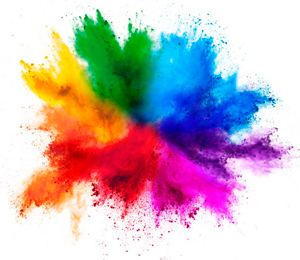
#> input picture TP3 - Diplomatura/imagenes/imagen_cualquiera_mediana.jpg, 300 x 260 px, found by its file name
$ python TP3_Ejer15_OPENCV.py
#> lines starting #> are read from the running program, lines starting #| are printed output that depends on the picture
### TP3 - Diplomatura/TP3_Ejer11_OPENCV.py
# 11. Implementar 3 funciones, cada una se encargará de eliminar uno de los tonos de una imagen
# cualquiera. Las funciones llamadas quitar rojo, quitar azul y quitar verde tomarán
# un solo parámetro, la imagen.

import cv2 as cv

def quitar_rojo(imagen):
    for i in range(len(imagen)):
        for j in range(len(imagen[i])):
            imagen[i][j][2] = 0

def quitar_verde(imagen):
    for i in range(len(imagen)):
        for j in range(len(imagen[i])):
            imagen[i][j][1] = 0


def quitar_azul(imagen):
    for i in range(len(imagen)):
        for j in range(len(imagen[i])):
            imagen[i][j][0] = 0

### TP3 - Diplomatura/TP3_Ejer15_OPENCV.py
# 15.Dada una imagen color cualquiera, mostrar en pantalla el siguiente collage de los 3 canales
# individuales de color de la misma.

import cv2 as cv
from TP3_Ejer11_OPENCV import *

imagen = cv.imread('imagenes\imagen_cualquiera_mediana.jpg', 1)
#> imagen is the input picture: shape (260, 300, 3); mean B, G, R 187, 179, 198.1

img1 = imagen.copy()
img2 = imagen.copy()
img3 = imagen.copy()

#rojo
quitar_azul(img1)
#> after the loop in quitar_azul, `for i in range(len(imagen)):`:
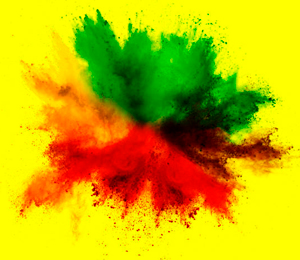
#> imagen: shape (260, 300, 3); mean B, G, R 0, 179, 198.1
quitar_verde(img1)
#> after the loop in quitar_verde, `for i in range(len(imagen)):`:
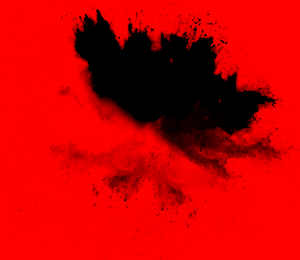
#> imagen: shape (260, 300, 3); mean B, G, R 0, 0, 198.1

#verde
quitar_azul(img2)
quitar_rojo(img2)
#> after the loop in quitar_rojo, `for i in range(len(imagen)):`:
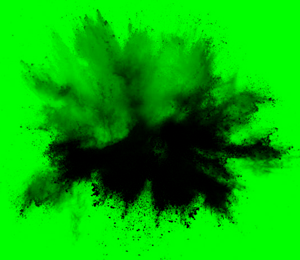
#> imagen: shape (260, 300, 3); mean B, G, R 0, 179, 0

#azul
quitar_rojo(img3)
#> after the loop in quitar_rojo (call 2), `for i in range(len(imagen)):`:
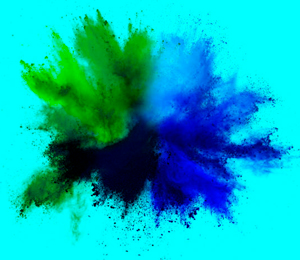
#> imagen: shape (260, 300, 3); mean B, G, R 187, 179, 0
quitar_verde(img3)
#> after the loop in quitar_verde (call 2), `for i in range(len(imagen)):`:
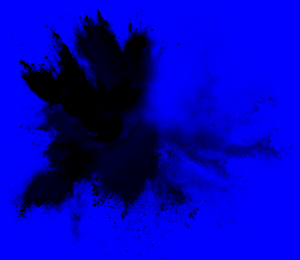
#> imagen: shape (260, 300, 3); mean B, G, R 187, 0, 0

img = cv.hconcat([img1, img2, img3])
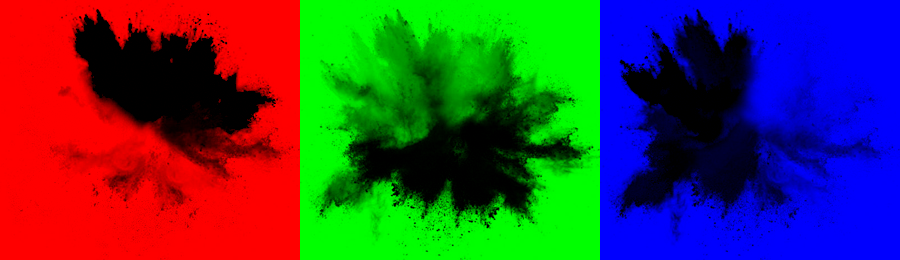
#> img: shape (260, 900, 3); mean B, G, R 62.3, 59.7, 66

cv.imwrite('imagenes\img_concatenadas.jpg', img)

cv.imshow('', img)

cv.waitKey(0)

cv.destroyAllWindows()

$ run again, with TP3 - Diplomatura/imagenes/cuadrado.jpg copied over TP3 - Diplomatura/imagenes/imagen_cualquiera_mediana.jpg
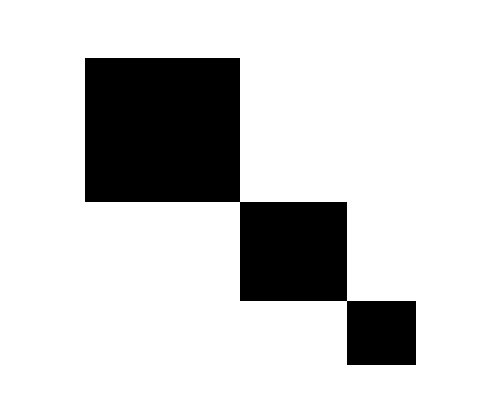
#> input picture TP3 - Diplomatura/imagenes/cuadrado.jpg, 500 x 404 px, found by its file name
#> imagen is the input picture: shape (404, 500, 3); min 0, max 255, mean 207.9
#> after the loop in quitar_verde (call 2), `for i in range(len(imagen)):`:
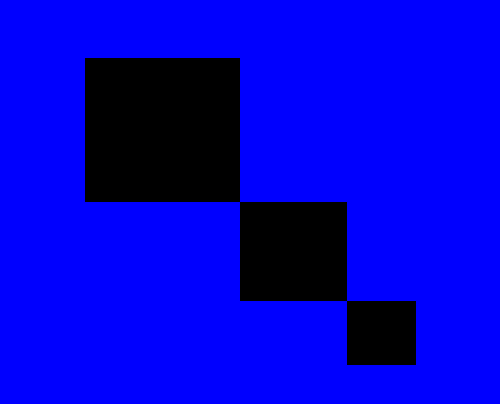
#> imagen: shape (404, 500, 3); mean B, G, R 207.9, 0, 0
#> `img = cv.hconcat([img1, img2, img3])`:
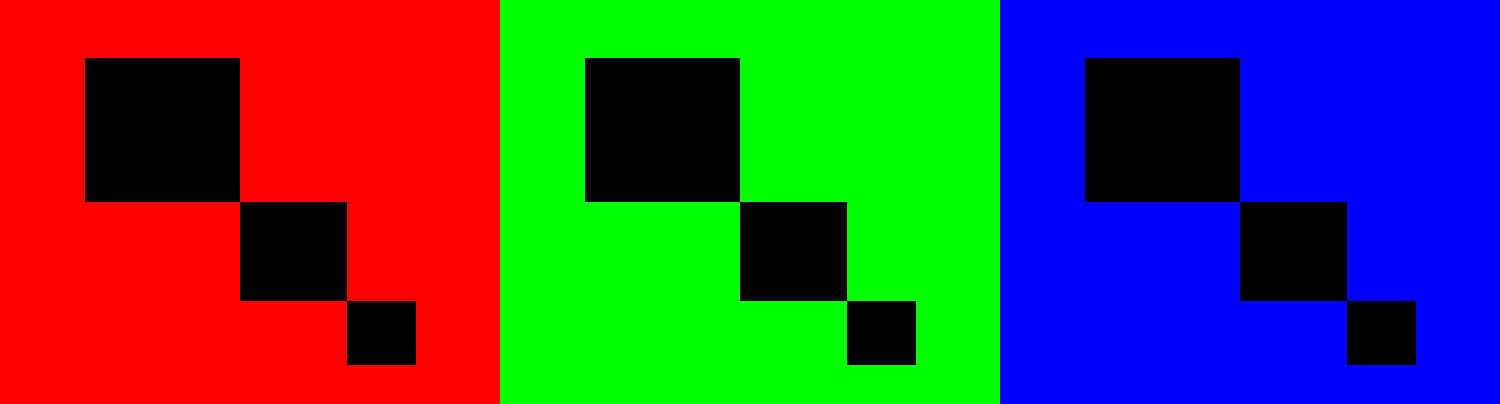
#> img: shape (404, 1500, 3); mean B, G, R 69.3, 69.3, 69.3

$ run again, with TP3 - Diplomatura/imagenes/img_petalos-colores.jpg copied over TP3 - Diplomatura/imagenes/imagen_cualquiera_mediana.jpg
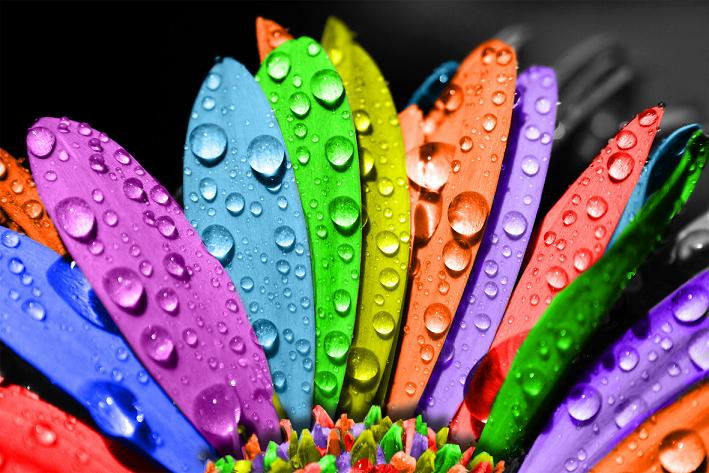
#> input picture TP3 - Diplomatura/imagenes/img_petalos-colores.jpg, 709 x 473 px, found by its file name
#> imagen is the input picture: shape (473, 709, 3); mean B, G, R 101.6, 98.5, 117.4
#> after the loop in quitar_verde (call 2), `for i in range(len(imagen)):`:
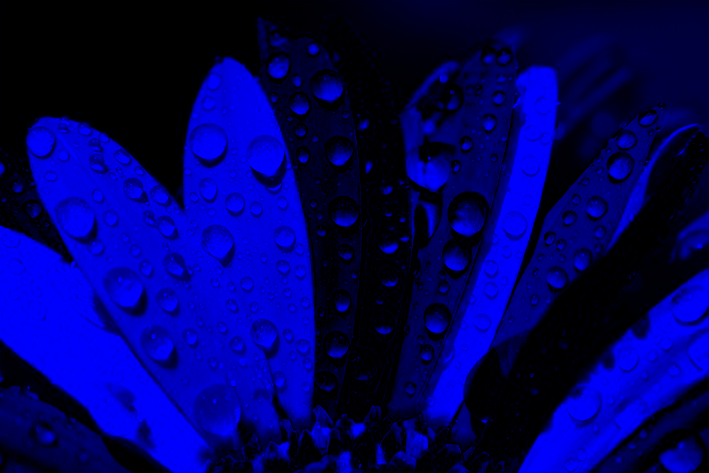
#> imagen: shape (473, 709, 3); mean B, G, R 101.6, 0, 0
#> `img = cv.hconcat([img1, img2, img3])`:
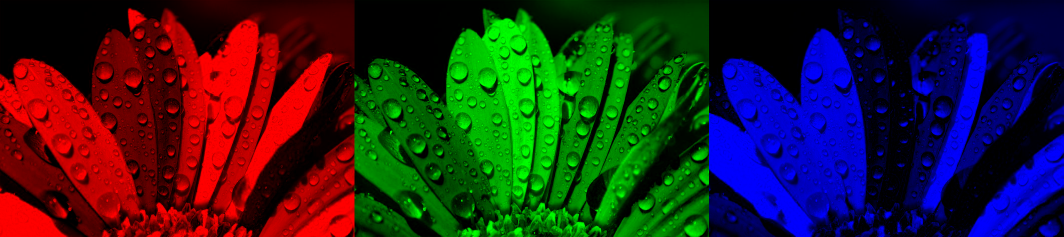
#> img: shape (473, 2127, 3) (shown at 1/2 size); mean B, G, R 33.9, 32.8, 39.1
